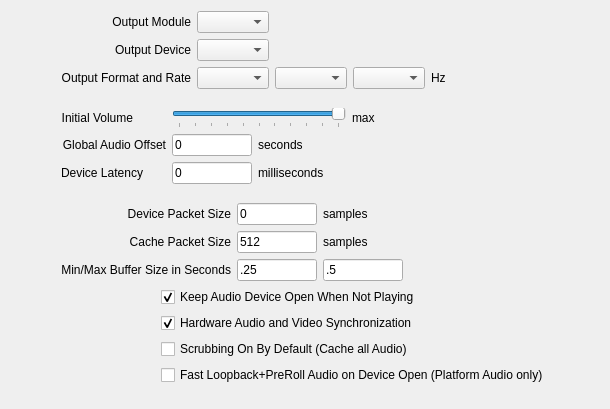
     <widget class="QWidget" name="audioTab">
      <attribute name="title">
       <string>Audio</string>
      </attribute>
      <layout class="QHBoxLayout" name="horizontalLayout_39">
       <item>
        <spacer name="horizontalSpacer_32">
         <property name="orientation">
          <enum>Qt::Horizontal</enum>
         </property>
         <property name="sizeType">
          <enum>QSizePolicy::MinimumExpanding</enum>
         </property>
         <property name="sizeHint" stdset="0">
          <size>
           <width>50</width>
           <height>20</height>
          </size>
         </property>
        </spacer>
       </item>
       <item>
        <layout class="QVBoxLayout" name="verticalLayout_10">
         <item>
          <layout class="QFormLayout" name="formLayout_13">
           <property name="labelAlignment">
            <set>Qt::AlignRight|Qt::AlignTrailing|Qt::AlignVCenter</set>
           </property>
           <item row="0" column="0">
            <widget class="QLabel" name="label_60">
             <property name="text">
              <string>Output Module</string>
             </property>
             <property name="alignment">
              <set>Qt::AlignRight|Qt::AlignTrailing|Qt::AlignVCenter</set>
             </property>
            </widget>
           </item>
           <item row="0" column="1">
            <layout class="QHBoxLayout" name="horizontalLayout_8">
             <item>
              <widget class="QComboBox" name="audioModuleCombo"/>
             </item>
             <item>
              <spacer name="horizontalSpacer_8">
               <property name="orientation">
                <enum>Qt::Horizontal</enum>
               </property>
               <property name="sizeHint" stdset="0">
                <size>
                 <width>40</width>
                 <height>20</height>
                </size>
               </property>
              </spacer>
             </item>
            </layout>
           </item>
           <item row="1" column="0">
            <widget class="QLabel" name="label_59">
             <property name="text">
              <string>Output Device</string>
             </property>
             <property name="alignment">
              <set>Qt::AlignRight|Qt::AlignTrailing|Qt::AlignVCenter</set>
             </property>
            </widget>
           </item>
           <item row="1" column="1">
            <layout class="QHBoxLayout" name="horizontalLayout_9">
             <item>
              <widget class="QComboBox" name="audioDeviceCombo"/>
             </item>
             <item>
              <spacer name="horizontalSpacer_9">
               <property name="orientation">
                <enum>Qt::Horizontal</enum>
               </property>
               <property name="sizeHint" stdset="0">
                <size>
                 <width>40</width>
                 <height>20</height>
                </size>
               </property>
              </spacer>
             </item>
            </layout>
           </item>
           <item row="2" column="0">
            <widget class="QLabel" name="label">
             <property name="text">
              <string>Output Format and Rate</string>
             </property>
             <property name="alignment">
              <set>Qt::AlignRight|Qt::AlignTrailing|Qt::AlignVCenter</set>
             </property>
            </widget>
           </item>
           <item row="2" column="1">
            <layout class="QHBoxLayout" name="horizontalLayout_7">
             <item>
              <widget class="QComboBox" name="audioDeviceLayoutCombo"/>
             </item>
             <item>
              <widget class="QComboBox" name="audioDeviceFormatCombo"/>
             </item>
             <item>
              <widget class="QComboBox" name="audioDeviceRateCombo"/>
             </item>
             <item>
              <widget class="QLabel" name="label_61">
               <property name="text">
                <string>Hz</string>
               </property>
              </widget>
             </item>
             <item>
              <spacer name="horizontalSpacer_7">
               <property name="orientation">
                <enum>Qt::Horizontal</enum>
               </property>
               <property name="sizeHint" stdset="0">
                <size>
                 <width>40</width>
                 <height>20</height>
                </size>
               </property>
              </spacer>
             </item>
            </layout>
           </item>
          </layout>
         </item>
         <item>
          <spacer name="verticalSpacer">
           <property name="orientation">
            <enum>Qt::Vertical</enum>
           </property>
           <property name="sizeType">
            <enum>QSizePolicy::Fixed</enum>
           </property>
           <property name="sizeHint" stdset="0">
            <size>
             <width>20</width>
             <height>13</height>
            </size>
           </property>
          </spacer>
         </item>
         <item>
          <layout class="QFormLayout" name="formLayout_14">
           <property name="fieldGrowthPolicy">
            <enum>QFormLayout::AllNonFixedFieldsGrow</enum>
           </property>
           <item row="0" column="0">
            <widget class="QLabel" name="label_57">
             <property name="text">
              <string>Initial Volume</string>
             </property>
             <property name="alignment">
              <set>Qt::AlignRight|Qt::AlignTrailing|Qt::AlignVCenter</set>
             </property>
            </widget>
           </item>
           <item row="0" column="1">
            <layout class="QHBoxLayout" name="horizontalLayout_10">
             <item>
              <widget class="QSlider" name="volumeSlider">
               <property name="minimumSize">
                <size>
                 <width>80</width>
                 <height>0</height>
                </size>
               </property>
               <property name="maximum">
                <number>100</number>
               </property>
               <property name="value">
                <number>100</number>
               </property>
               <property name="orientation">
                <enum>Qt::Horizontal</enum>
               </property>
               <property name="invertedAppearance">
                <bool>false</bool>
               </property>
               <property name="invertedControls">
                <bool>false</bool>
               </property>
               <property name="tickPosition">
                <enum>QSlider::TicksBelow</enum>
               </property>
              </widget>
             </item>
             <item>
              <widget class="QLabel" name="label_58">
               <property name="text">
                <string>max</string>
               </property>
              </widget>
             </item>
             <item>
              <spacer name="horizontalSpacer_10">
               <property name="orientation">
                <enum>Qt::Horizontal</enum>
               </property>
               <property name="sizeHint" stdset="0">
                <size>
                 <width>40</width>
                 <height>20</height>
                </size>
               </property>
              </spacer>
             </item>
            </layout>
           </item>
           <item row="1" column="0">
            <widget class="QLabel" name="label_70">
             <property name="text">
              <string>Global Audio Offset</string>
             </property>
             <property name="alignment">
              <set>Qt::AlignRight|Qt::AlignTrailing|Qt::AlignVCenter</set>
             </property>
            </widget>
           </item>
           <item row="1" column="1">
            <layout class="QHBoxLayout" name="horizontalLayout_32">
             <item>
              <widget class="QLineEdit" name="audioGlobalOffsetEdit">
               <property name="maximumSize">
                <size>
                 <width>80</width>
                 <height>16777215</height>
                </size>
               </property>
               <property name="text">
                <string>0</string>
               </property>
              </widget>
             </item>
             <item>
              <widget class="QLabel" name="label_72">
               <property name="text">
                <string>seconds</string>
               </property>
              </widget>
             </item>
             <item>
              <spacer name="horizontalSpacer_44">
               <property name="orientation">
                <enum>Qt::Horizontal</enum>
               </property>
               <property name="sizeHint" stdset="0">
                <size>
                 <width>40</width>
                 <height>20</height>
                </size>
               </property>
              </spacer>
             </item>
            </layout>
           </item>
           <item row="2" column="0">
            <widget class="QLabel" name="label_73">
             <property name="text">
              <string>Device Latency</string>
             </property>
             <property name="alignment">
              <set>Qt::AlignRight|Qt::AlignTrailing|Qt::AlignVCenter</set>
             </property>
            </widget>
           </item>
           <item row="2" column="1">
            <layout class="QHBoxLayout" name="horizontalLayout_33">
             <item>
              <widget class="QLineEdit" name="audioDeviceLatencyEdit">
               <property name="maximumSize">
                <size>
                 <width>80</width>
                 <height>16777215</height>
                </size>
               </property>
               <property name="text">
                <string>0</string>
               </property>
              </widget>
             </item>
             <item>
              <widget class="QLabel" name="label_74">
               <property name="text">
                <string>milliseconds</string>
               </property>
              </widget>
             </item>
             <item>
              <spacer name="horizontalSpacer_46">
               <property name="orientation">
                <enum>Qt::Horizontal</enum>
               </property>
               <property name="sizeHint" stdset="0">
                <size>
                 <width>40</width>
                 <height>20</height>
                </size>
               </property>
              </spacer>
             </item>
            </layout>
           </item>
          </layout>
         </item>
         <item>
          <spacer name="verticalSpacer_2">
           <property name="orientation">
            <enum>Qt::Vertical</enum>
           </property>
           <property name="sizeType">
            <enum>QSizePolicy::Fixed</enum>
           </property>
           <property name="sizeHint" stdset="0">
            <size>
             <width>20</width>
             <height>13</height>
            </size>
           </property>
          </spacer>
         </item>
         <item>
          <layout class="QFormLayout" name="formLayout_15">
           <property name="labelAlignment">
            <set>Qt::AlignRight|Qt::AlignTrailing|Qt::AlignVCenter</set>
           </property>
           <item row="0" column="0">
            <widget class="QLabel" name="label_55">
             <property name="text">
              <string>Device Packet Size</string>
             </property>
             <property name="alignment">
              <set>Qt::AlignRight|Qt::AlignTrailing|Qt::AlignVCenter</set>
             </property>
            </widget>
           </item>
           <item row="0" column="1">
            <layout class="QHBoxLayout" name="horizontalLayout_11">
             <item>
              <widget class="QLineEdit" name="audioDevicePacketEdit">
               <property name="maximumSize">
                <size>
                 <width>80</width>
                 <height>16777215</height>
                </size>
               </property>
               <property name="text">
                <string>0</string>
               </property>
              </widget>
             </item>
             <item>
              <widget class="QLabel" name="label_56">
               <property name="text">
                <string>samples</string>
               </property>
              </widget>
             </item>
             <item>
              <spacer name="horizontalSpacer_11">
               <property name="orientation">
                <enum>Qt::Horizontal</enum>
               </property>
               <property name="sizeHint" stdset="0">
                <size>
                 <width>40</width>
                 <height>20</height>
                </size>
               </property>
              </spacer>
             </item>
            </layout>
           </item>
           <item row="1" column="0">
            <widget class="QLabel" name="label_53">
             <property name="text">
              <string>Cache Packet Size</string>
             </property>
             <property name="alignment">
              <set>Qt::AlignRight|Qt::AlignTrailing|Qt::AlignVCenter</set>
             </property>
            </widget>
           </item>
           <item row="1" column="1">
            <layout class="QHBoxLayout" name="horizontalLayout_12">
             <item>
              <widget class="QLineEdit" name="audioCachePacketEdit">
               <property name="maximumSize">
                <size>
                 <width>80</width>
                 <height>16777215</height>
                </size>
               </property>
               <property name="text">
                <string>512</string>
               </property>
              </widget>
             </item>
             <item>
              <widget class="QLabel" name="label_54">
               <property name="text">
                <string>samples</string>
               </property>
              </widget>
             </item>
             <item>
              <spacer name="horizontalSpacer_12">
               <property name="orientation">
                <enum>Qt::Horizontal</enum>
               </property>
               <property name="sizeHint" stdset="0">
                <size>
                 <width>40</width>
                 <height>20</height>
                </size>
               </property>
              </spacer>
             </item>
            </layout>
           </item>
           <item row="2" column="0">
            <widget class="QLabel" name="label_52">
             <property name="text">
              <string>Min/Max Buffer Size in Seconds</string>
             </property>
             <property name="alignment">
              <set>Qt::AlignRight|Qt::AlignTrailing|Qt::AlignVCenter</set>
             </property>
            </widget>
           </item>
           <item row="2" column="1">
            <layout class="QHBoxLayout" name="horizontalLayout_13">
             <item>
              <widget class="QLineEdit" name="audioCacheMinEdit">
               <property name="maximumSize">
                <size>
                 <width>80</width>
                 <height>16777215</height>
                </size>
               </property>
               <property name="text">
                <string>.25</string>
               </property>
              </widget>
             </item>
             <item>
              <widget class="QLineEdit" name="audioCacheMaxEdit">
               <property name="maximumSize">
                <size>
                 <width>80</width>
                 <height>16777215</height>
                </size>
               </property>
               <property name="text">
                <string>.5</string>
               </property>
              </widget>
             </item>
             <item>
              <spacer name="horizontalSpacer_13">
               <property name="orientation">
                <enum>Qt::Horizontal</enum>
               </property>
               <property name="sizeHint" stdset="0">
                <size>
                 <width>40</width>
                 <height>20</height>
                </size>
               </property>
              </spacer>
             </item>
            </layout>
           </item>
          </layout>
         </item>
         <item>
          <layout class="QVBoxLayout" name="verticalLayout_7">
           <property name="leftMargin">
            <number>100</number>
           </property>
           <item>
            <widget class="QCheckBox" name="audioHoldOpenToggle">
             <property name="text">
              <string>Keep Audio Device Open When Not Playing</string>
             </property>
             <property name="checked">
              <bool>true</bool>
             </property>
            </widget>
           </item>
           <item>
            <widget class="QCheckBox" name="audioHardwareLockToggle">
             <property name="text">
              <string>Hardware Audio and Video Synchronization</string>
             </property>
             <property name="checked">
              <bool>true</bool>
             </property>
            </widget>
           </item>
           <item>
            <widget class="QCheckBox" name="audioScrubAtLaunchToggle">
             <property name="text">
              <string>Scrubbing On By Default (Cache all Audio)</string>
             </property>
             <property name="checked">
              <bool>false</bool>
             </property>
            </widget>
           </item>
           <item>
            <widget class="QCheckBox" name="audioPreRollToggle">
             <property name="text">
              <string>Fast Loopback+PreRoll Audio on Device Open (Platform Audio only)</string>
             </property>
             <property name="checked">
              <bool>false</bool>
             </property>
            </widget>
           </item>
          </layout>
         </item>
         <item>
          <spacer name="verticalSpacer_3">
           <property name="orientation">
            <enum>Qt::Vertical</enum>
           </property>
           <property name="sizeHint" stdset="0">
            <size>
             <width>20</width>
             <height>13</height>
            </size>
           </property>
          </spacer>
         </item>
        </layout>
       </item>
       <item>
        <spacer name="horizontalSpacer_33">
         <property name="orientation">
          <enum>Qt::Horizontal</enum>
         </property>
         <property name="sizeType">
          <enum>QSizePolicy::MinimumExpanding</enum>
         </property>
         <property name="sizeHint" stdset="0">
          <size>
           <width>50</width>
           <height>20</height>
          </size>
         </property>
        </spacer>
       </item>
      </layout>
     </widget>
